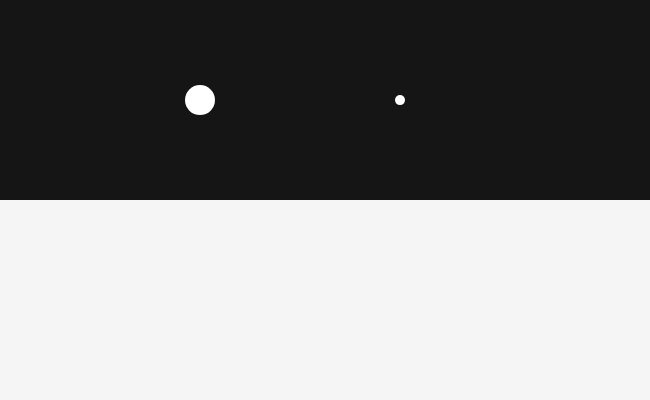
Frame 1 (no input)
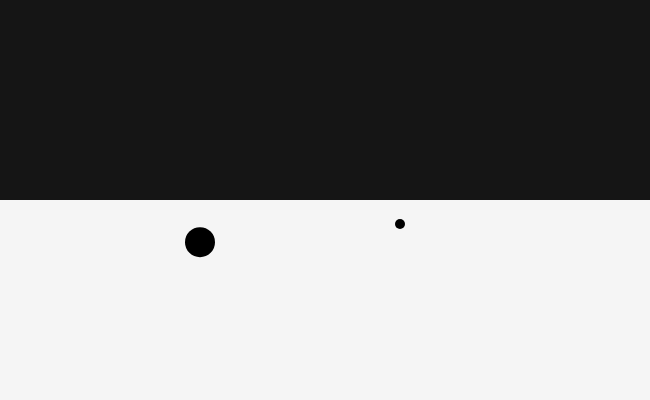
Frame 60 (no input)
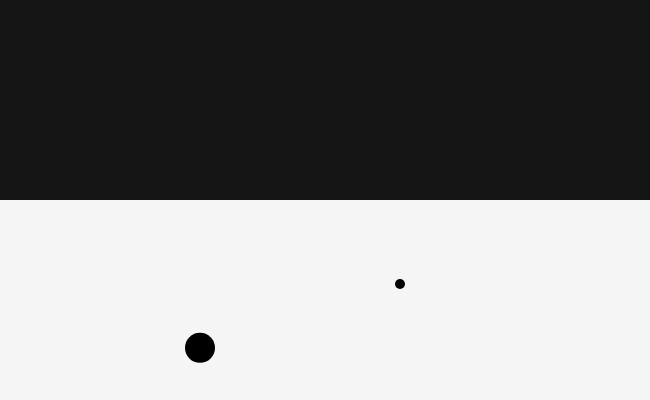
Frame 120 (the mouse pressed at the canvas centre since frame 60)

The p5.js sketch that drew these frames (run headless with seeded random() and noise() and a simulated clock; from frame 60 on, the mouse is pressed at the canvas centre):

// p5.js sketch
// ── sketch.js
var particle1;
var particle2;
var liquid;

function setup(){
  createCanvas(650, 400);
  background(21);

  liquid = new Liquid(0, height / 2, width, height/2, 0.1 );

  function createParticles(){
    particle1 = new Particle(200, 100, 3);
    particle2 = new Particle(400, 100, 1);
    particles = [particle1, particle2];
  }

  createParticles();
  setInterval(function(){
    createParticles();
  }, 5000);
}

function draw(){
  background(21);

  liquid.display();

  particles.map(function(part){
    if(liquid.contains(part)){
      part.darken();
      // liquid
      part.applyForce(
        liquid.calculateDrag(part)
      );

    } else {
      part.lighten();
    }
  });

  // apply force to object via method
  particles.map(function(part){
    // gravity
    part.applyForce(
      createVector(0, 0.1*part.mass)
    );
  });
  particles.map(function(part){part.update();});
  particles.map(function(part){part.edges();});
  particles.map(function(part){part.display();});
}

function windowResized() {
  resizeCanvas(windowWidth, windowHeight);
  background(21);
}

// ── liquid.js
var Liquid = function(x, y, w, h, c){

  this.x = x;
  this.y = y;
  this.w = w;
  this.h = h;
  this.c = c;

  this.contains = function(m){
    var l = m.pos;
    return  l.x > this.x && l.x < this.x + this.w &&
            l.y > this.y && l.y < this.y + this.h;
  };

  this.calculateDrag = function(m){
    // Magnitude is coefficient * speed squared
    var speed = m.vel.mag();
    var dragMagnitude = this.c * speed * speed;

    // Direction is the inverse of velocity
    var dragForce = m.vel.copy();
    dragForce.mult(-1);

    // Scale according to Magnitude
    dragForce.setMag(dragMagnitude);
    return dragForce;
  };

  this.display = function(){
    noStroke();
    fill('whitesmoke');
    rect(this.x, this.y, this.w, this.h);
  };

};

// ── particle.js
function Particle(x, y, m){
  this.pos = createVector(x, y);
  this.vel = createVector(0, 0);
  this.acc = createVector(0, 0);
  this.mass = m;
  this.fill = 255;

  // method to be influenced by external force
  this.applyForce = function(force){
    // do not affect original force value
    var f = force.copy();
    f.div(this.mass);
    this.acc.add(f);
  };

  this.update = function(){
    this.vel.add(this.acc);
    this.pos.add(this.vel);

    // reset acc for next force calculation
    this.acc.set(0, 0);
  };

  this.display = function(){
    fill(this.fill);
    ellipse(this.pos.x, this.pos.y, this.mass*10, this.mass*10);
  };

  this.darken = function(){
    this.fill = 0;
  };
  this.lighten = function(){
    this.fill = 255;
  };

  this.edges = function() {
    if(this.pos.y > height){
      this.vel.y *= -1;
      this.pos.y = height;
    }
    if(this.pos.x > width){
      this.vel.x *= -1;
      this.pos.x = width;
    }
  };
}
